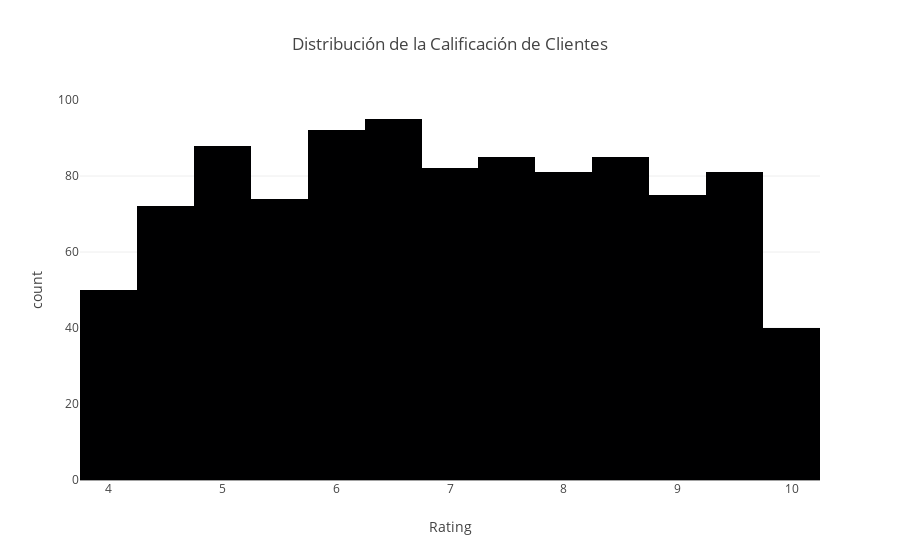

Notebook code for this chart:
### Code cell
# 3. Distribución de la Calificación de Clientes
fig = px.histogram(df, x='Rating', nbins=20, title='Distribución de la Calificación de Clientes')
fig.show()

### Figure 1 — Plotly figure (JSON) as saved in the notebook; plotly's stock layout.template omitted (floating-point values rounded to 4 significant figures; data arrays with more than 128 entries replaced by an {"elided": "..."} marker saying what was removed)
{"data": [{"bingroup": "x", "hovertemplate": "Rating=%{x}<br>count=%{y}<extra></extra>", "legendgroup": "", "marker": {"color": "#000001", "pattern": {"shape": ""}}, "name": "", "nbinsx": 20, "orientation": "v", "showlegend": false, "type": "histogram", "x": {"elided": "1000 float values"}, "xaxis": "x", "yaxis": "y"}], "layout": {"barmode": "relative", "legend": {"tracegroupgap": 0}, "title": {"text": "Distribución de la Calificación de Clientes"}, "xaxis": {"anchor": "y", "domain": [0, 1], "title": {"text": "Rating"}}, "yaxis": {"anchor": "x", "domain": [0, 1], "title": {"text": "count"}}}}
